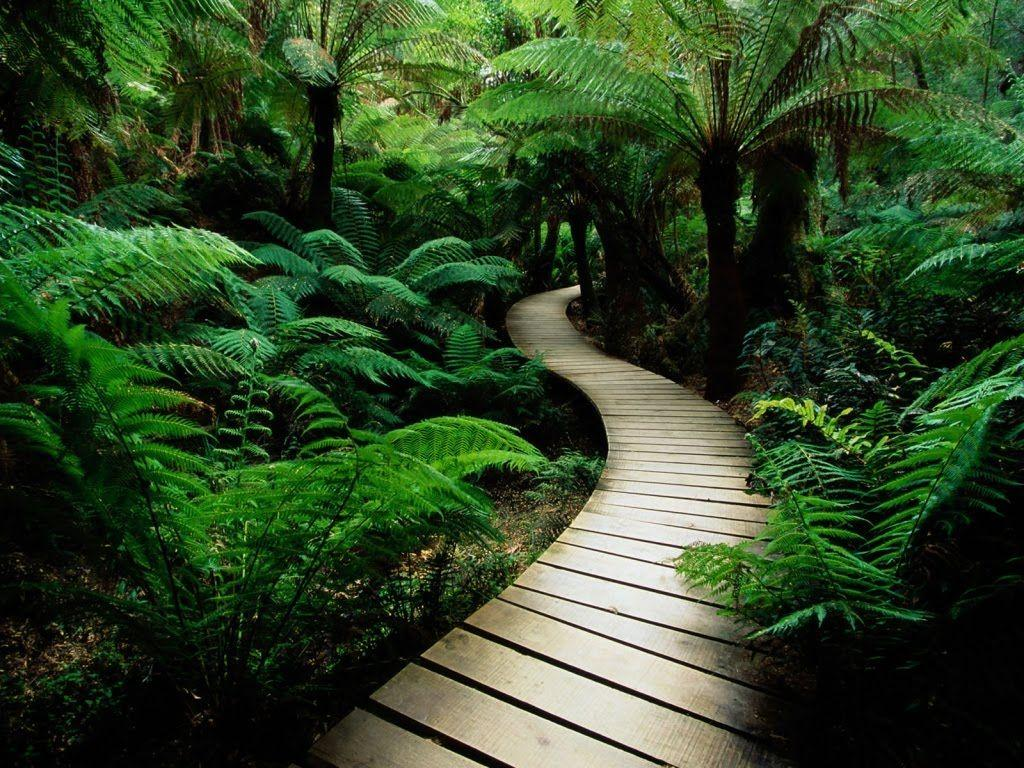
#> input picture wallpaper2.jpg, 1024 x 768 px
$ jupyter execute svdjup.ipynb   (shell and % lines are left out)
#> lines starting #> are read from the running program, lines starting #| are printed output that depends on the picture
[cell 1]
import numpy as np
import matplotlib.pyplot as plt
from matplotlib import image

[cell 2]
#This line is required to display visualizations in the browser

[cell 3]
from skimage import data
from skimage.color import rgb2gray
from PIL import Image

[cell 4]
# importing tools for having interactive UI for user in browser
from ipywidgets import interact,interactive,interact_manual

Now, we have "gray_images", a dictionary that stores the matric associated with each image after converting to greyscale. Each time a new image is loaded, its appended to this dictionary before use

[cell 5]
gray_images = {
        "wallpaper2"  : np.array(Image.open("wallpaper2.jpg").convert('L'))
}

def showSourceImage(img_name):
        plt.imshow(gray_images[img_name])

[cell 6]
interact(showSourceImage, img_name=list(gray_images.keys()))
#> the sliders are set to img_name = wallpaper2
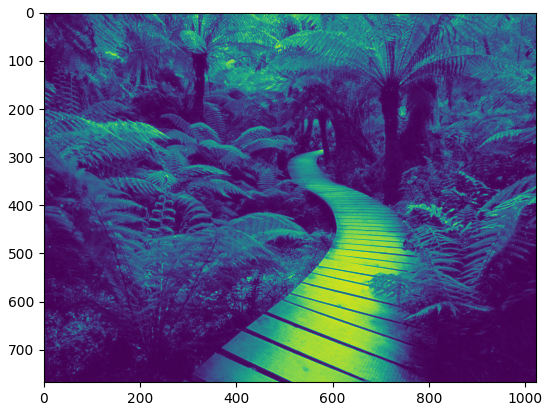
#> figure drawn by matplotlib, 1 panel

[cell 7]
# python module that performs SVD
from numpy.linalg import svd

[cell 8]
def compress_svd(image,k):
    """
    Perform svd decomposition and truncated (using k singular values/vectors) reconstruction
    returns
    --------
      reconstructed matrix reconst_matrix, 1D array of singular values s
    """
    U,s,V = svd(image,full_matrices=False)
    reconst_matrix = np.dot(U[:,:k],np.dot(np.diag(s[:k]),V[:k,:]))
    return reconst_matrix,s

The following function returns the number of singular values present after performing SVD along with the maximum and minimum singular values among them

[cell 9]
def getSingularValInfo(image):
    U,s,V = svd(image,full_matrices=False)
    return len(s), s[0], s[-1]

[cell 10]
def compress_show_gray_images(img_name,k):
    """
     compresses gray scale images and display the reconstructed image.
    """
    image=gray_images[img_name]
    original_shape = image.shape
    reconst_img,s = compress_svd(image,k)

    if k != 0:
        print("k = "+str(k) + "\nMaxSV = " + str(round(s[0],4)) + "\nMinSV = " + str(round(s[k-1],4)))
    else:
        print("k = 0")

    # Find MSE
    sumOfSqOfSVDs = sum(s[i]*s[i] for i in range(k,len(s)))
    MSE = sumOfSqOfSVDs/len(s)
    print("MSE = " + str(round(MSE,4)))
    # compression_ratio =100.0* (k*(original_shape[0] + original_shape[1])+k)/(original_shape[0]*original_shape[1])
    # print("compression Ratio = " + str(compression_ratio))

    plt.imshow(X=reconst_img, cmap='gray')

Modify the path to the image file as well as the image name as per our choice. If the image is used for the first time, its appended to the 'gray_images' dictionary along with its matric

[cell 11]
path = "./"
fileName_ext = "wallpaper2.jpg"
fileName = fileName_ext.split('.')[0]
pic = Image.open(path + fileName_ext)
#> pic is the input picture: PIL image 1024x768 RGB; mean R, G, B 49.1, 70.6, 39.1
print("Current Image size = " + str(pic.size))
#| Current Image size = (1024, 768)
if(pic.size != (640,320)):
    ans = input("Do you wish to resize the image to 640x320?(y/n)")
#> the answer given: y
    if(ans == 'y'):
        newPic = pic.resize((640,320))
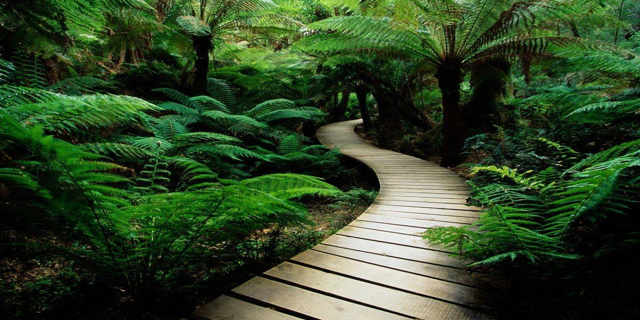
#> newPic: PIL image 640x320 RGB; mean R, G, B 49.1, 70.6, 39.1
    else:
        newPic = pic

gray_images.update({fileName : np.array(newPic.convert('L'))})

[cell 12]
(numberOfSVs, maxVal, minVal)= getSingularValInfo(gray_images[fileName])
#> in getSingularValInfo, `U,s,V = svd(image,full_matrices=False)`:
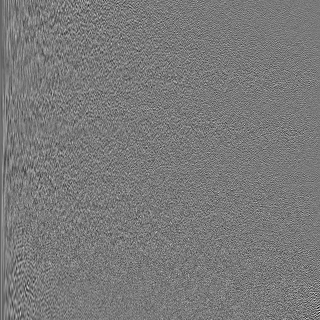
#> U: shape (320, 320) float64; min -0.375, max 0.407, mean -0.000222; drawn with min black and max white
#> in getSingularValInfo, `U,s,V = svd(image,full_matrices=False)`:
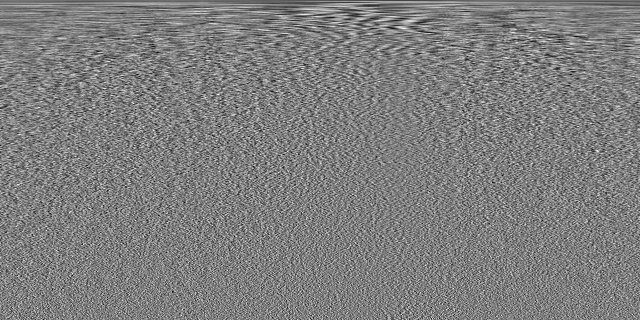
#> V: shape (320, 640) float64; min -0.171, max 0.172, mean -0.000108; drawn with min black and max white
#> in getSingularValInfo, `U,s,V = svd(image,full_matrices=False)`: s = 320 values, max 31950.4 at index 0, min 53.13 at index 319, mean 686.3
#> in getSingularValInfo, `U,s,V = svd(image,full_matrices=False)`:
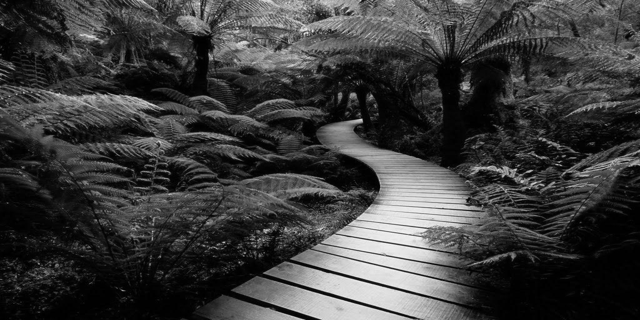
#> image: shape (320, 640); min 0, max 248, mean 60.6
#> numberOfSVs = 320; maxVal = 31950.4; minVal = 53.13
print("Source image SVD information:\nSingular Values = " + str(numberOfSVs))
#| Source image SVD information:
#| Singular Values = 320
print("MaxVal = " + str(round(maxVal,4)))
#| MaxVal = 31950.4042
print("MinVal = " + str(round(minVal,4)))
#| MinVal = 53.1312

call the compress_show_gray_images() with different values of k and notice the differences where 'k' is the number of singular values that is considered while performing the low rank approximation of the image matric for image compression. The Mean Squared error is also calculated by dividing the square of singular values left out by total number of singular values

[cell 13]
compress_show_gray_images(img_name=fileName, k=20)
#> in compress_svd, `reconst_matrix = np.dot(U[:,:k],np.dot(np.diag(s[:k]),V[:k,:]))`:
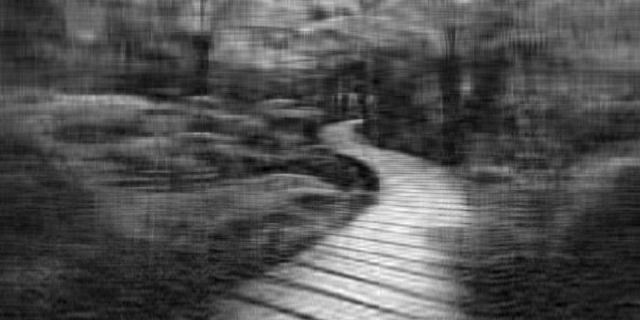
#> reconst_matrix: shape (320, 640) float64; min -35.37, max 269.4, mean 60.6; drawn with min black and max white
#| k = 20
#| MaxSV = 31950.4042
#| MinSV = 1659.4007
#> in compress_show_gray_images, `sumOfSqOfSVDs = sum(s[i]*s[i] for i in range(k,len(s)))`: sumOfSqOfSVDs = 85443536
#> in compress_show_gray_images, `MSE = sumOfSqOfSVDs/len(s)`: MSE = 267011.1
#| MSE = 267011.0501

For the ease of performing the effect of k or the number of singular values chosen, while compressing the image, we have added an interactive widget that could be accessed from the jupyterLab when opened from the browser. It provides a slider that allows user to change the value of 'k' dynamically and see the effect

[cell 14]
interact(compress_show_gray_images,img_name=fileName,k=(1,numberOfSVs));
#> the sliders are set to img_name = wallpaper2, k = 160
#| k = 160
#| MaxSV = 31950.4042
#| MinSV = 313.0616
#| MSE = 17138.0011
